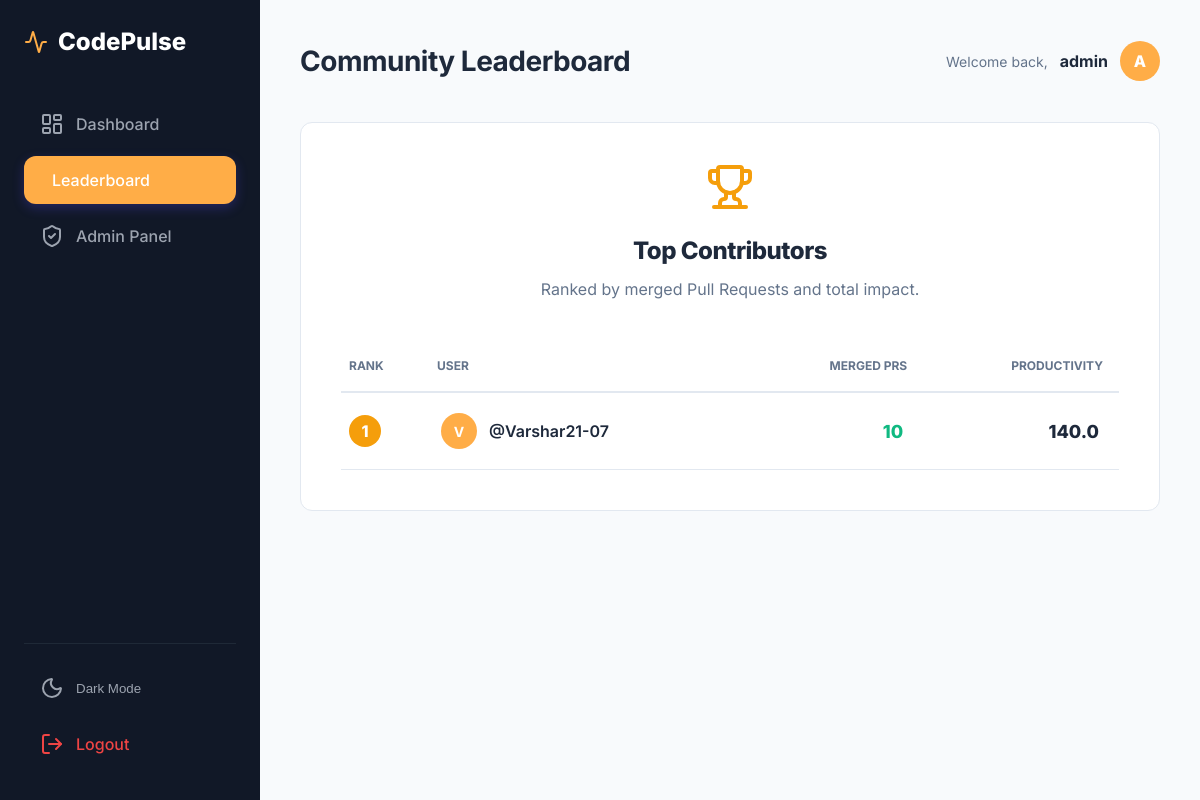
Page /leaderboard/ (signed in) on the committed database.
### dashboard/models.py (models this page shows, shortened)
class User(AbstractUser):
    ROLE_CHOICES = (
        ('admin', 'Admin'),
        ('user', 'User'),
    )
    github_username = models.CharField(max_length=100, blank=True, null=True)
    access_token = models.CharField(max_length=255, blank=True, null=True)
    role = models.CharField(max_length=10, choices=ROLE_CHOICES, default='user')

class Stats(models.Model):
    user = models.ForeignKey(User, on_delete=models.CASCADE, related_name='stats')
    repo_name = models.CharField(max_length=255, blank=True, null=True)
    total_prs = models.IntegerField(default=0)
    merged_prs = models.IntegerField(default=0)
    open_prs = models.IntegerField(default=0)
    closed_prs = models.IntegerField(default=0)
    total_issues = models.IntegerField(default=0)
    resolved_issues = models.IntegerField(default=0)
    productivity_score = models.FloatField(default=0.0)
    streak_days = models.IntegerField(default=0)
    last_synced = models.DateTimeField(auto_now=True)

### dashboard/views.py (the view)
# urls.py: path('leaderboard/', views.leaderboard, name='leaderboard'),
def leaderboard(request):
    top_users = Stats.objects.filter(repo_name__isnull=True).order_by('-merged_prs')[:10]
    return render(request, 'dashboard/leaderboard.html', {'top_users': top_users})

### dashboard/templates/dashboard/leaderboard.html (shortened to what this page needs)
{% extends 'dashboard/base.html' %}
{% block header %}Community Leaderboard{% endblock %}
{% block content %}
<div class="card fade-in" style="max-width: 900px; margin: 0 auto; padding: 40px;">
    <div style="text-align: center; margin-bottom: 40px;">
        <i data-lucide="trophy" style="width: 48px; height: 48px; color: var(--warning); margin-bottom: 16px;"></i>
        <h2 style="font-size: 24px; font-weight: 800; letter-spacing: -0.5px;">Top Contributors</h2>
        <p style="color: var(--text-muted); margin-top: 8px;">Ranked by merged Pull Requests and total impact.</p>
    </div>
    <div style="overflow-x: auto;">
        <table style="width: 100%; border-collapse: collapse;">
            <thead>
                <tr style="text-align: left; border-bottom: 2px solid var(--border);">
                    <th style="padding: 16px 8px; width: 80px; color: var(--text-muted); font-size: 12px; text-transform: uppercase;">Rank</th>
                    <th style="padding: 16px; color: var(--text-muted); font-size: 12px; text-transform: uppercase;">User</th>
                    <th style="padding: 16px; text-align: right; color: var(--text-muted); font-size: 12px; text-transform: uppercase;">Merged PRs</th>
                    <th style="padding: 16px; text-align: right; color: var(--text-muted); font-size: 12px; text-transform: uppercase;">Productivity</th>
                </tr>
            </thead>
            <tbody>
                {% for s in top_users %}
                <tr style="border-bottom: 1px solid var(--border); transition: all 0.2s;">
                    <td style="padding: 20px 8px;">
                        <div style="width: 32px; height: 32px; border-radius: 50%; display: flex; align-items: center; justify-content: center; font-weight: 800;
                            {% if forloop.counter == 1 %}background: var(--warning); color: white;{% elif forloop.counter == 2 %}background: #CBD5E1; color: var(--text);{% elif forloop.counter == 3 %}background: #D97706; color: white;{% else %}background: var(--bg); color: var(--text-muted);{% endif %}">
                            {{ forloop.counter }}
                        </div>
                    </td>
                    <td style="padding: 20px;">
                        <div style="display: flex; align-items: center; gap: 12px;">
                            <div style="width: 36px; height: 36px; border-radius: 50%; background: var(--primary); color: white; display: flex; align-items: center; justify-content: center; font-weight: 700; font-size: 14px;">
                                {{ s.user.username|slice:":1"|upper }}
                            </div>
                            <span style="font-weight: 600;">@{{ s.user.github_username }}</span>
                        </div>
                    </td>
                    <td style="padding: 20px; text-align: right;">
                        <span style="font-weight: 800; color: var(--success); font-size: 18px;">{{ s.merged_prs }}</span>
                    </td>
                    <td style="padding: 20px; text-align: right; font-weight: 800; font-size: 18px;">{{ s.productivity_score|floatformat:1 }}</td>
                </tr>
                {% endfor %}
            </tbody>
        </table>
    </div>
</div>
{% endblock %}

### dashboard/templates/dashboard/base.html (shortened to what this page needs)
{% load static %}
<!DOCTYPE html>
<html lang="en">
<head>
    <link rel="stylesheet" href="{% static 'dashboard/css/styles.css' %}">
</head>
<body class="light">
    <div class="app-container">
        <aside class="sidebar">
            <div class="sidebar-logo">
                <i data-lucide="activity" style="color: var(--primary);"></i>
                <span>CodePulse</span>
            </div>
            <nav class="sidebar-nav">
                <a href="{% url 'dashboard:dashboard' %}" class="nav-item {% if request.resolver_match.url_name == 'dashboard' %}active{% endif %}">
                    <i data-lucide="layout-dashboard"></i>
                    <span>Dashboard</span>
                </a>
                <a href="{% url 'dashboard:leaderboard' %}" class="nav-item {% if request.resolver_match.url_name == 'leaderboard' %}active{% endif %}">
                    <span>Leaderboard</span>
                </a>
                {% if user.role == 'admin' or user.is_superuser %}
                <a href="{% url 'dashboard:admin_dashboard' %}" class="nav-item {% if request.resolver_match.url_name == 'admin_dashboard' %}active{% endif %}">
                    <i data-lucide="shield-check"></i>
                    <span>Admin Panel</span>
                </a>
                {% endif %}
            </nav>
            <div class="sidebar-footer">
                <button id="theme-toggle" class="nav-item" style="background: none; border: none; width: 100%; cursor: pointer; text-align: left;">
                    <i data-lucide="moon"></i>
                    <span>Dark Mode</span>
                </button>
                <a href="{% url 'dashboard:logout' %}" class="nav-item" style="color: var(--error);">
                    <i data-lucide="log-out"></i>
                    <span>Logout</span>
                </a>
            </div>
        </aside>
        <main class="main-layout">
            <header class="fade-in">
                <div class="header-title">
                    <h1>{% block header %}{% endblock %}</h1>
                </div>
                <div class="header-actions">
                    <div class="user-meta" style="display: flex; align-items: center; gap: 12px;">
                        <span style="color: var(--text-muted); font-size: 14px;">Welcome back,</span>
                        <span style="font-weight: 700;">{{ user.username }}</span>
                        <div style="width: 40px; height: 40px; border-radius: 50%; background: var(--primary); color: white; display: flex; align-items: center; justify-content: center; font-weight: 800;">
                            {{ user.username|slice:":1"|upper }}
                        </div>
                    </div>
                </div>
            </header>
            <div class="content-body fade-in">
                {% block content %}{% endblock %}
            </div>
        </main>
    </div>
</body>
</html>

### dashboard/static/dashboard/css/styles.css (style rules this page uses)
:root { --primary: #FFAD47; --primary-hover: #f39c12; --secondary: #06B6D4; --bg: #F8FAFC; --card: #FFFFFF; --text: #1E293B; --text-muted: #64748B; --border: #E2E8F0; --sidebar-bg: #111827; --sidebar-hover: #1F2937; --sidebar-text: #9CA3AF; --sidebar-active: #FFFFFF; --success: #10B981; --warning: #F59E0B; --error: #EF4444; --info: #3B82F6; }
* { box-sizing: border-box; margin: 0; padding: 0; }
body { font-family: 'Inter', system-ui, -apple-system, sans-serif; background-color: var(--bg); color: var(--text); line-height: 1.5; transition: background-color 0.3s ease; }
.app-container { display: flex; min-height: 100vh; }
.sidebar { width: 260px; background-color: var(--sidebar-bg); color: var(--sidebar-text); padding: 24px; display: flex; flex-direction: column; position: fixed; height: 100vh; z-index: 100; transition: all 0.3s ease; }
.sidebar-logo { font-size: 24px; font-weight: 800; color: white; margin-bottom: 40px; display: flex; align-items: center; gap: 10px; }
.sidebar-nav { flex-grow: 1; }
.nav-item { display: flex; align-items: center; gap: 12px; padding: 12px 16px; border-radius: 12px; text-decoration: none; color: var(--sidebar-text); margin-bottom: 8px; font-weight: 500; transition: all 0.2s ease; }
.nav-item.active { background-color: var(--primary); color: white; box-shadow: 0 4px 12px rgba(79, 70, 229, 0.3); }
.sidebar-footer { margin-top: auto; padding-top: 20px; border-top: 1px solid var(--sidebar-hover); }
.main-layout { margin-left: 260px; flex-grow: 1; padding: 40px; max-width: 1400px; }
header { margin-bottom: 40px; display: flex; justify-content: space-between; align-items: center; }
.header-title h1 { font-size: 28px; font-weight: 700; letter-spacing: -0.5px; }
.header-actions { display: flex; gap: 16px; align-items: center; }
.card { background: var(--card); border-radius: 12px; border: 1px solid var(--border); padding: 20px; transition: all 0.2s ease; }
.fade-in { animation: fadeIn 0.5s ease-out; }

### rows in the picture
User: username "admin", username "A"
Stats: user.username "V", user.github_username "Varshar21-07", merged_prs "10", productivity_score "140.0"
